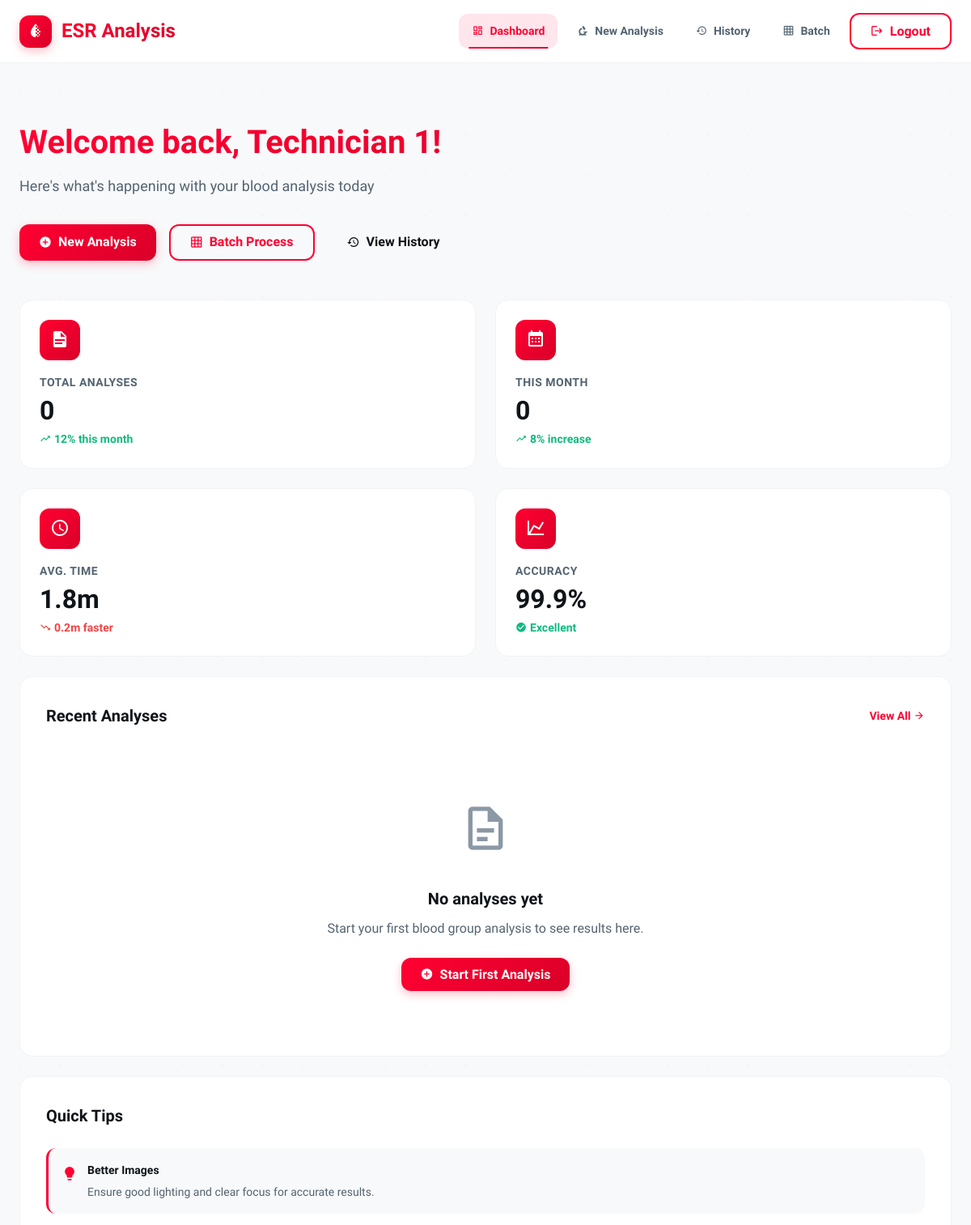
The page /dashboard (signed in, upper part) on the database as committed earlier.
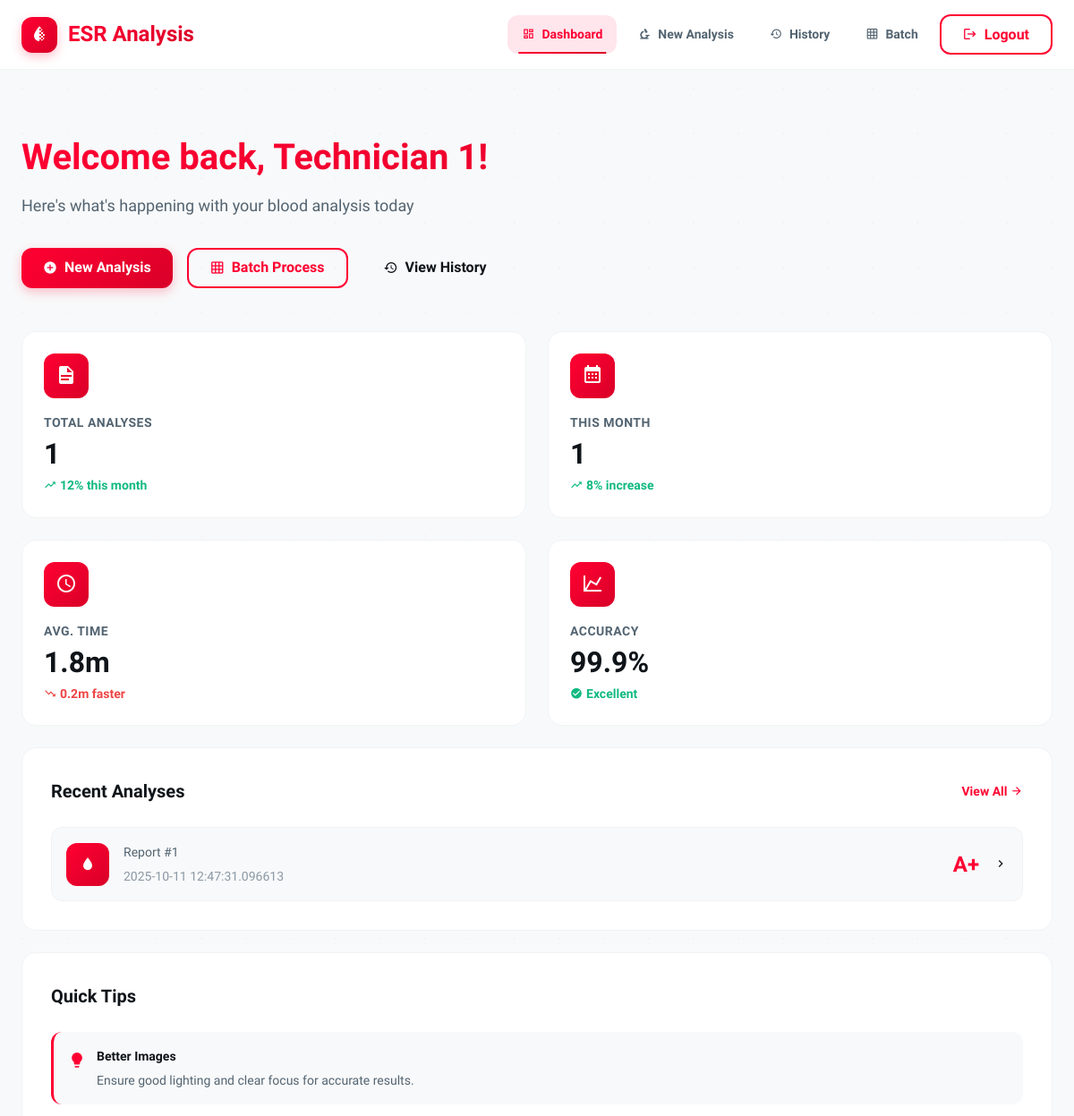
The same page on the database as committed later.
### tables this page shows
CREATE TABLE reports (
    id INTEGER PRIMARY KEY AUTOINCREMENT,
    user_id INTEGER,
    timestamp TEXT NOT NULL,
    blood_type TEXT,
    image_b64 TEXT,
    analysis_json TEXT,
    FOREIGN KEY (user_id) REFERENCES users (id)
);

### app.py (the view)
@app.route('/dashboard')
@login_required
def dashboard():
    try:
        db = get_db()
        reports = db.execute('''
            SELECT id, timestamp, blood_type
            FROM reports
            WHERE user_id = ?
            ORDER BY timestamp DESC LIMIT 5
        ''', (current_user.id,)).fetchall()
        total = db.execute('SELECT COUNT(*) as count FROM reports WHERE user_id = ?', (current_user.id,)).fetchone()['count']
        return render_template('dashboard.html',
                             reports=reports,
                             stats={'total_analyses': total, 'monthly_analyses': 0, 'last_analysis_date': 'N/A'},
                             activity_labels=[],
                             activity_data=[],
                             recent_analyses=[])
    except Exception as e:
        print(f"Dashboard error: {e}")
        return render_template('dashboard.html', reports=[], stats={}, activity_labels=[], activity_data=[], recent_analyses=[])

### app.py (called while the page is built)
@login_manager.user_loader
def load_user(user_id):
    return User.get_by_id(get_db(), user_id)

def get_db():
    if 'db' not in g:
        g.db = sqlite3.connect(DATABASE)
        g.db.row_factory = sqlite3.Row
    return g.db

@app.context_processor
def inject_current_year():
    return {'current_year': datetime.now().year}

### auth.py (called while the page is built)
    @property
    def id(self):
        return self._id

    @property
    def username(self):
        return self._username

    @property
    def is_active(self):
        return self._is_active

    @staticmethod
    def get_by_id(db, user_id):
        cursor = db.cursor()
        cursor.execute('SELECT * FROM users WHERE id = ?', (user_id,))
        user = cursor.fetchone()
        if user:
            return User(
                id=user['id'],
                username=user['username'],
                email=user['email'],
                password_hash=user['password_hash'],
                created_at=user['created_at'],
                last_login=user['last_login'],
                is_active=user['is_active']
            )
        return None

### templates/dashboard.html (shortened to what the changed rows need)
{% extends "base.html" %}
{% block content %}
<div class="dashboard-container">
    <div class="container">
        <div class="dashboard-header">
            <div class="welcome-section">
                <h1 class="welcome-title">Welcome back, {{ current_user.username }}!</h1>
            </div>
        </div>
        <div class="dashboard-grid">
            <div class="stat-card animate-fade-in" style="animation-delay: 0.1s;">
                <div class="stat-info">
                    <div class="stat-label">Total Analyses</div>
                    <div class="stat-value">{{ reports|length }}</div>
                    <div class="stat-trend trend-up">
                        <span class="mdi mdi-trending-up"></span>
                        <span>12% this month</span>
                    </div>
                </div>
            </div>
            <div class="stat-card animate-fade-in" style="animation-delay: 0.2s;">
                <div class="stat-info">
                    <div class="stat-label">This Month</div>
                    <div class="stat-value">{{ reports[:5]|length }}</div>
                    <div class="stat-trend trend-up">
                        <span class="mdi mdi-trending-up"></span>
                        <span>8% increase</span>
                    </div>
                </div>
            </div>
            <div class="main-content-card animate-fade-in" style="animation-delay: 0.5s;">
                <div class="card-header">
                    <h2 class="card-title">Recent Analyses</h2>
                </div>
                {% if reports %}
                <div class="reports-list">
                    {% for report in reports %}
                    <a href="{{ url_for('report', report_id=report.id) }}" class="report-item">
                        <div class="report-icon">
                            <span class="mdi mdi-water"></span>
                        </div>
                        <div class="report-info">
                            <div class="report-id">Report #{{ report.id }}</div>
                            <div class="report-date">{{ report.timestamp }}</div>
                        </div>
                        <div class="report-result">{{ report.blood_type }}</div>
                        <span class="mdi mdi-chevron-right"></span>
                    </a>
                    {% endfor %}
                </div>
                {% else %}
                <div class="empty-state">
                    <div class="empty-icon mdi mdi-file-document-outline"></div>
                    <div class="empty-title">No analyses yet</div>
                    <p class="empty-description">
                        Start your first blood group analysis to see results here.
                    </p>
                    <a href="{{ url_for('analyze') }}" class="btn btn-primary">
                        <span class="mdi mdi-plus-circle"></span>
                        Start First Analysis
                    </a>
                </div>
                {% endif %}
            </div>
            <div class="sidebar-card animate-fade-in" style="animation-delay: 0.6s;">
                <div class="card-header">
                    <h2 class="card-title">Quick Tips</h2>
                </div>
            </div>
        </div>
    </div>
</div>
{% endblock %}

Rows that differ between the two databases and show on the page:
added reports: id "1", timestamp "2025-10-11 12:47:31.096613", blood_type "A+"
Other text that changed with them:
{{ reports|length }}: "0" → "1"
{{ reports[:5]|length }}: "0" → "1"
text no longer shown: "No analyses yet Start your first blood group analysis to see results here. Start First Analysis"
